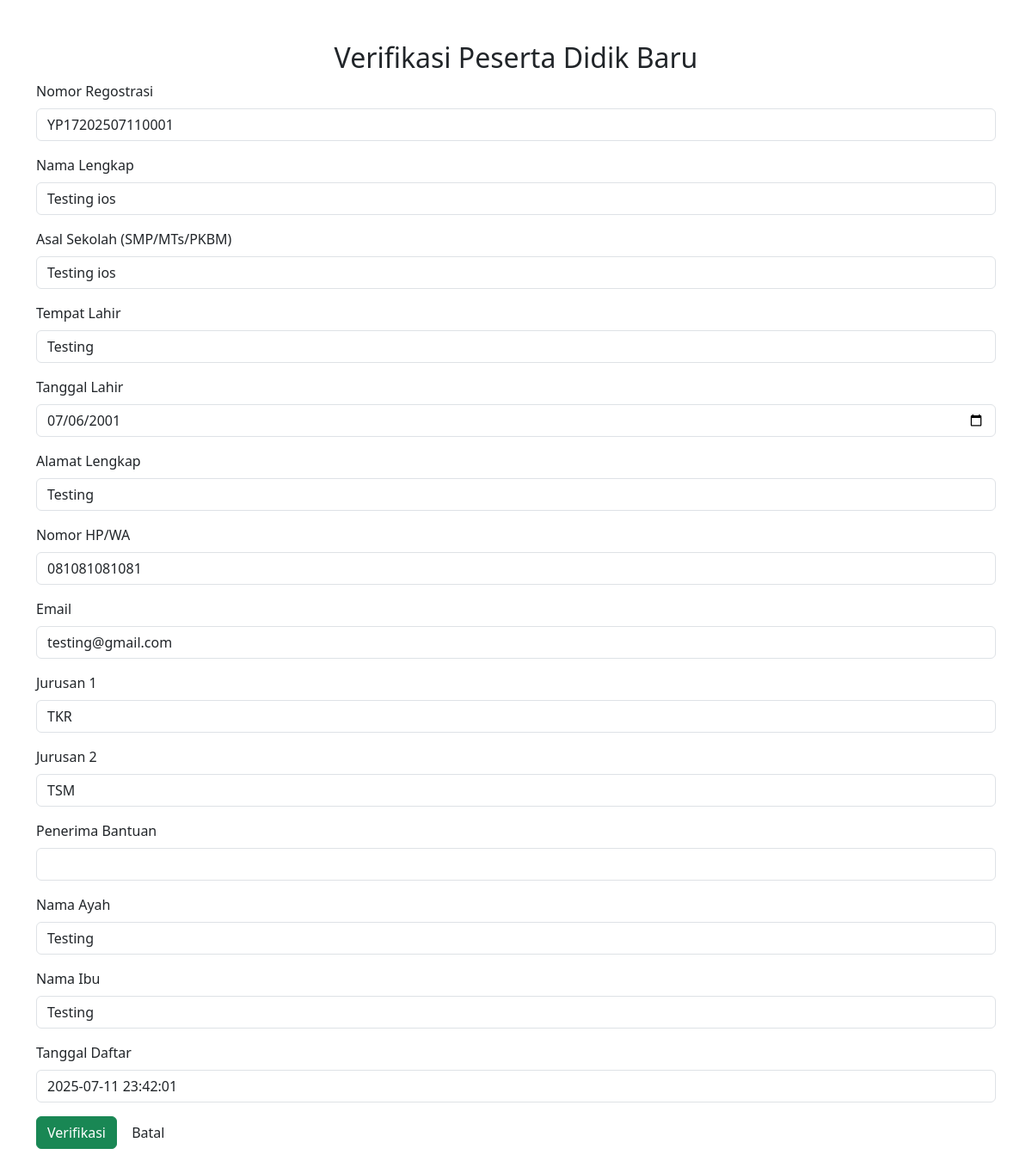
/ppdb/verifikasi.php?id=74, run on the app's committed database.
### tables this page shows
CREATE TABLE `tbl_siswa` (
  `id` int(11) NOT NULL,
  `nomor_registrasi` varchar(50) NOT NULL,
  `nama` varchar(250) NOT NULL,
  `asal` varchar(250) NOT NULL,
  `tempat_lahir` varchar(250) NOT NULL,
  `tgl_lahir` date NOT NULL,
  `alamat` varchar(500) NOT NULL,
  `no_hp` varchar(15) NOT NULL,
  `email` varchar(250) NOT NULL,
  `jurusan1` varchar(250) NOT NULL,
  `jurusan2` varchar(250) NOT NULL,
  `penerima_bantuan` varchar(250) NOT NULL,
  `nama_ayah` varchar(250) NOT NULL,
  `nama_ibu` varchar(250) NOT NULL,
  `tgl_daftar` datetime NOT NULL DEFAULT current_timestamp()
);

### ppdb/functions.php (called while the page is built, shortened)
<?php
$conn = mysqli_connect("localhost", "root", "", "dbsmkyp17");
function query($query)
{
    global $conn;
    $result = mysqli_query($conn, $query);
    $rows = [];
    while ($row = mysqli_fetch_assoc($result)) {
        $rows[] = $row;
    }
    return $rows;
}

### ppdb/verifikasi.php (the view, shortened to what this page needs)
<?php
include "functions.php";
$id = $_GET["id"];
$sw = query("SELECT * FROM tbl_siswa WHERE id = $id")[0];
?>
<br><br>
<div class="container">
    <h2 class="text-center">Verifikasi Peserta Didik Baru</h2>
    <form action="" method="post">
        <div class="mb-3">
            <label for="nomor_registrasi" class="form-label">Nomor Regostrasi</label>
            <input type="text" class="form-control" name="nomor_registrasi" id="nomor_registrasi" value="<?= $sw["nomor_registrasi"]; ?>" readonly>
        </div>
        <div class="mb-3">
            <label for="nama" class="form-label">Nama Lengkap</label>
            <input type="text" class="form-control" name="nama" id="nama" value="<?= $sw["nama"]; ?>">
        </div>
        <div class="mb-3">
            <label for="asal" class="form-label">Asal Sekolah (SMP/MTs/PKBM)</label>
            <input type="text" class="form-control" name="asal" id="asal" value="<?= $sw["asal"]; ?>">
        </div>
        <div class="mb-3">
            <label for="tempat_lahir" class="form-label">Tempat Lahir</label>
            <input type="text" class="form-control" name="tempat_lahir" id="tempat_lahir" value="<?= $sw["tempat_lahir"]; ?>">
        </div>
        <div class="mb-3">
            <label for="tgl_lahir" class="form-label">Tanggal Lahir</label>
            <input type="date" class="form-control" name="tgl_lahir" id="tgl_lahir" value="<?= $sw["tgl_lahir"]; ?>">
        </div>
        <div class="mb-3">
            <label for="alamat" class="form-label">Alamat Lengkap</label>
            <input type="text" class="form-control" name="alamat" id="alamat" value="<?= $sw["alamat"]; ?>">
        </div>
        <div class="mb-3">
            <label for="no_hp" class="form-label">Nomor HP/WA</label>
            <input type="number" class="form-control" name="no_hp" id="no_hp" value="<?= $sw["no_hp"]; ?>">
        </div>
        <div class="mb-3">
            <label for="email" class="form-label">Email</label>
            <input type="email" class="form-control" name="email" id="email" value="<?= $sw["email"]; ?>">
        </div>
        <div class="mb-3">
            <label for="jurusan1" class="form-label">Jurusan 1</label>
            <input type="text" class="form-control" name="jurusan1" id="jurusan1" value="<?= $sw["jurusan1"]; ?>">
        </div>
        <div class="mb-3">
            <label for="jurusan2" class="form-label">Jurusan 2</label>
            <input type="text" class="form-control" name="jurusan2" id="jurusan2" value="<?= $sw["jurusan2"]; ?>">
        </div>
        <div class="mb-3">
            <label for="penerima_bantuan" class="form-label">Penerima Bantuan</label>
            <input type="text" class="form-control" name="penerima_bantuan" id="penerima_bantuan" value="<?= $sw["penerima_bantuan"]; ?>">
        </div>
        <div class="mb-3">
            <label for="nama_ayah" class="form-label">Nama Ayah</label>
            <input type="text" class="form-control" name="nama_ayah" id="nama_ayah" value="<?= $sw["nama_ayah"]; ?>">
        </div>
        <div class="mb-3">
            <label for="nama_ibu" class="form-label">Nama Ibu</label>
            <input type="text" class="form-control" name="nama_ibu" id="nama_ibu" value="<?= $sw["nama_ibu"]; ?>">
        </div>
        <div class="mb-3">
            <label for="tgl_daftar" class="form-label">Tanggal Daftar</label>
            <input type="text" class="form-control" name="tgl_daftar" id="tgl_daftar" value="<?= $sw["tgl_daftar"]; ?>" readonly>
        </div>
        <button type="submit" class="btn btn-success" name="verifikasi">Verifikasi</button>
        <a href="admin.php" class="btn">Batal</a>
    </form>
    <br><br>
</div>

### data on the page
tbl_siswa: nomor_registrasi "YP17202507110001", nama "Testing ios", asal "Testing ios", tempat_lahir "Testing", tgl_lahir "07/06/2001", alamat "Testing", no_hp "081081081081", email "testing@gmail.com", jurusan1 "TKR", jurusan2 "TSM", nama_ayah "Testing", nama_ibu "Testing", tgl_daftar "2025-07-11 23:42:01"
